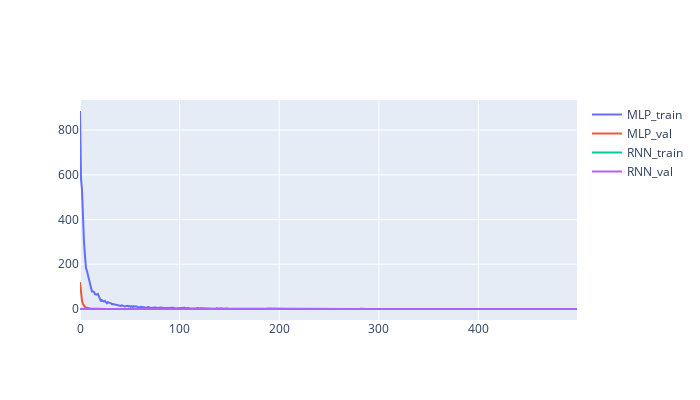

Source (notebook cell):
### Code cell
fig = go.Figure()
fig.add_trace(go.Scatter(y=np.array(history2.history['loss'])/10000,name='MLP_train'))
fig.add_trace(go.Scatter(y=np.array(history2.history['val_loss'])/10000,name='MLP_val'))
fig.add_trace(go.Scatter(y=np.array(history.history['loss'])/10000,name='RNN_train'))
fig.add_trace(go.Scatter(y=np.array(history.history['val_loss'])/10000,name='RNN_val'))
fig.update_layout(width=700,height=400)
fig.show()

### Figure 1 — Plotly figure (JSON) as saved in the notebook; plotly's stock layout.template omitted (floating-point values rounded to 4 significant figures; data arrays with more than 128 entries replaced by an {"elided": "..."} marker saying what was removed)
{"data": [{"name": "MLP_train", "type": "scatter", "y": {"elided": "500 float values"}}, {"name": "MLP_val", "type": "scatter", "y": {"elided": "500 float values"}}, {"name": "RNN_train", "type": "scatter", "y": {"elided": "500 float values"}}, {"name": "RNN_val", "type": "scatter", "y": {"elided": "500 float values"}}], "layout": {"height": 400, "width": 700}}
